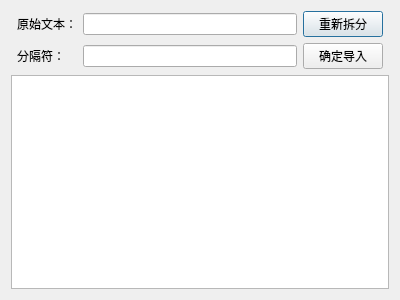
<?xml version="1.0" encoding="UTF-8"?>
<ui version="4.0">
 <class>Dialog</class>
 <widget class="QDialog" name="Dialog">
  <property name="geometry">
   <rect>
    <x>0</x>
    <y>0</y>
    <width>400</width>
    <height>300</height>
   </rect>
  </property>
  <property name="windowTitle">
   <string>Dialog</string>
  </property>
  <layout class="QGridLayout" name="gridLayout">
   <item row="1" column="1">
    <widget class="QLabel" name="label">
     <property name="text">
      <string>分隔符：</string>
     </property>
    </widget>
   </item>
   <item row="1" column="2">
    <widget class="QLineEdit" name="lineEdit"/>
   </item>
   <item row="2" column="0" colspan="5">
    <widget class="QTextEdit" name="textEdit"/>
   </item>
   <item row="0" column="1">
    <widget class="QLabel" name="label_2">
     <property name="text">
      <string>原始文本：</string>
     </property>
    </widget>
   </item>
   <item row="0" column="2">
    <widget class="QLineEdit" name="lineEdit_2"/>
   </item>
   <item row="0" column="3">
    <widget class="QPushButton" name="btn_ReSplit">
     <property name="text">
      <string>重新拆分</string>
     </property>
    </widget>
   </item>
   <item row="1" column="3">
    <widget class="QPushButton" name="btn_Confirm">
     <property name="text">
      <string>确定导入</string>
     </property>
    </widget>
   </item>
  </layout>
 </widget>
 <resources/>
 <connections/>
</ui>
